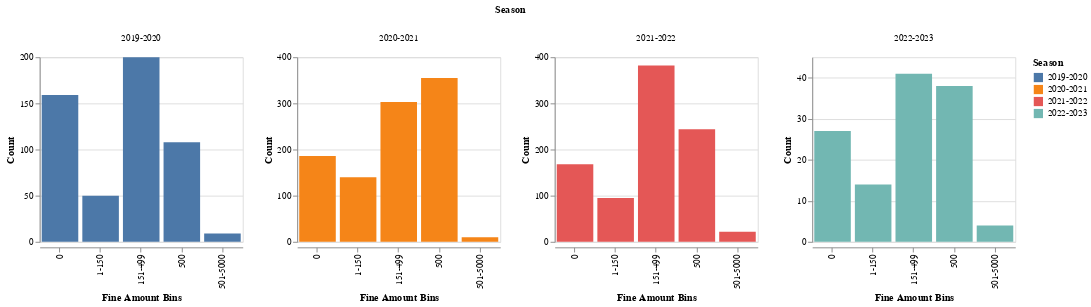

Notebook code for this chart:
### Code cell
pivot_table_long = pivot_table.reset_index().melt(id_vars='Binned Fine', var_name='Season', value_name='Count')

# Create the histogram (bar chart) with Altair
chart = alt.Chart(pivot_table_long).mark_bar().encode(
    x=alt.X('Binned Fine:N', title='Fine Amount Bins', sort=labels),  # Ensure custom order
    y=alt.Y('sum(Count):Q', title='Count'),
    color='Season:N',
    column='Season:N'  # Separate charts for each season
).properties(
    width=220,
    height=200
).resolve_scale(
    y='independent'  # This allows each chart to have a separate Y-axis scale
).properties(
    width=220,
    height=200
)

chart.display()

### Figure 1 — Vega-Lite specification as saved in the notebook (floating-point values rounded to 4 significant figures)
{"config": {"view": {"continuousWidth": 300, "continuousHeight": 300}}, "data": {"name": "data-aa46731566c25ab7d7fa4f3359c5f1d5"}, "mark": {"type": "bar"}, "encoding": {"color": {"field": "Season", "type": "nominal"}, "column": {"field": "Season", "type": "nominal"}, "x": {"field": "Binned Fine", "sort": ["0", "1-150", "151-499", "500", "501-5000"], "title": "Fine Amount Bins", "type": "nominal"}, "y": {"aggregate": "sum", "field": "Count", "title": "Count", "type": "quantitative"}}, "height": 200, "resolve": {"scale": {"y": "independent"}}, "width": 220, "$schema": "https://vega.github.io/schema/vega-lite/v5.8.0.json", "datasets": {"data-aa46731566c25ab7d7fa4f3359c5f1d5": [{"Binned Fine": "0", "Season": "2019-2020", "Count": 159}, {"Binned Fine": "1-150", "Season": "2019-2020", "Count": 50}, {"Binned Fine": "151-499", "Season": "2019-2020", "Count": 200}, {"Binned Fine": "500", "Season": "2019-2020", "Count": 108}, {"Binned Fine": "501-5000", "Season": "2019-2020", "Count": 9}, {"Binned Fine": "0", "Season": "2020-2021", "Count": 186}, {"Binned Fine": "1-150", "Season": "2020-2021", "Count": 140}, {"Binned Fine": "151-499", "Season": "2020-2021", "Count": 303}, {"Binned Fine": "500", "Season": "2020-2021", "Count": 355}, {"Binned Fine": "501-5000", "Season": "2020-2021", "Count": 10}, {"Binned Fine": "0", "Season": "2021-2022", "Count": 168}, {"Binned Fine": "1-150", "Season": "2021-2022", "Count": 95}, {"Binned Fine": "151-499", "Season": "2021-2022", "Count": 382}, {"Binned Fine": "500", "Season": "2021-2022", "Count": 244}, {"Binned Fine": "501-5000", "Season": "2021-2022", "Count": 22}, {"Binned Fine": "0", "Season": "2022-2023", "Count": 27}, {"Binned Fine": "1-150", "Season": "2022-2023", "Count": 14}, {"Binned Fine": "151-499", "Season": "2022-2023", "Count": 41}, {"Binned Fine": "500", "Season": "2022-2023", "Count": 38}, {"Binned Fine": "501-5000", "Season": "2022-2023", "Count": 4}]}}
